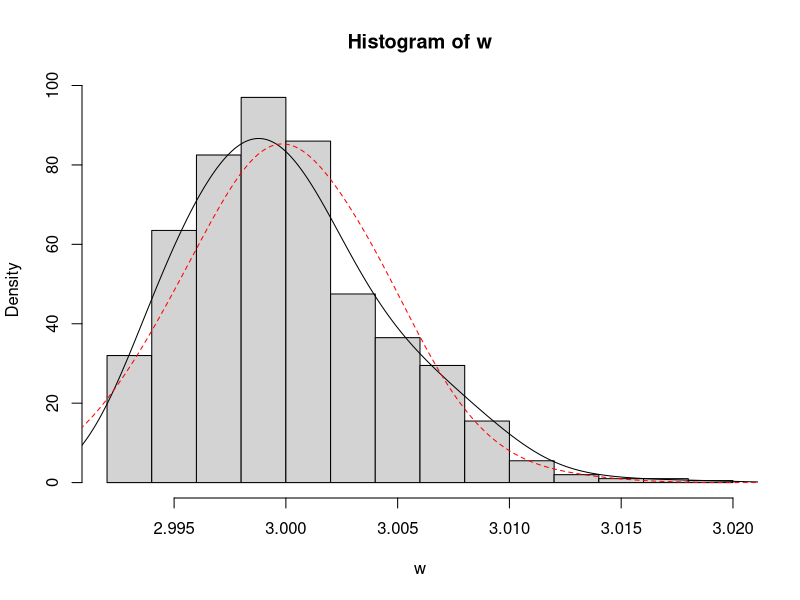
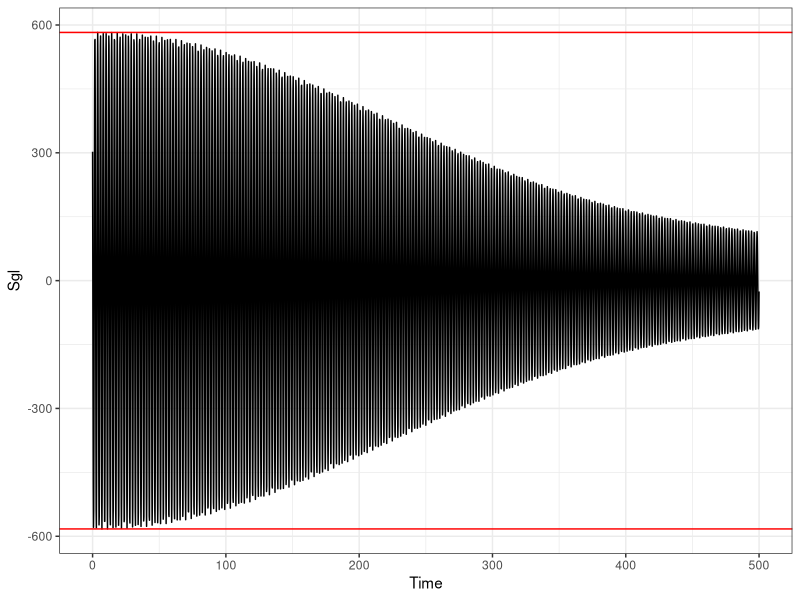

Reproduce these figures in R, in order.
library(dplyr); library(plyr)
library(ggplot2)


np = 1000 # number of particles in bunch
w0 = 3 # frequency of the reference particle
p0 = pi/3 #phase of the reference particle
w = rweibull(np, 2, w0*3e-3) # particle spin precession frequencies
w <- w0-mean(w) + w # to center the distribution on w0 (actually centers only when shape=scale = Gauss)
hist(w, freq=FALSE); lines(density(w,adjust = 2)); lines(density(rnorm(np, w0, sd(w)),adjust=2),col="red", lty=2)
p = rnorm(np, p0, 1e0) # initial phases

Pproj <- function(df, x) colSums(cos(df$wFreq%o%x + df$Phi))

df = data.frame(wFreq=w, Phi=p)
df <- data.frame(Time=seq(0,500,.5/w0)) %>% mutate(Sgl=Pproj(df,Time))

ggplot(df, aes(Time, Sgl)) + geom_line() + geom_hline(yintercept = c(min(df$Sgl), max(df$Sgl)), col="red") +
  theme_bw()
